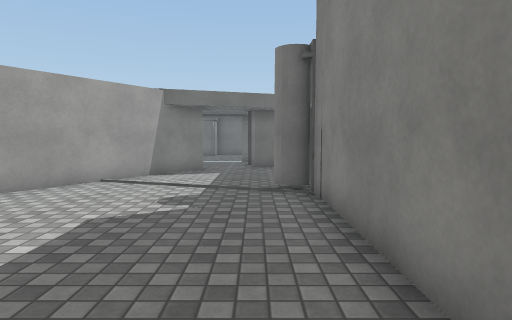
[1] (above)

17 first-person views from a walk through a 3-D level made in the Unity game engine. The camera is 1.3 m above the floor, tilts 4° down and sees 75° across. The floor is counted in squares, 1 m on a side. Each view is taken from the middle of a square. On the plan, view 1 faces up. The plan holds only what a view shows up to about 14 squares ahead; the rest is blank. The place goes on beyond the plan. Door leaves are left out, so doorways stand open. Surface patterns are stand-ins for the level's own textures.

[2]
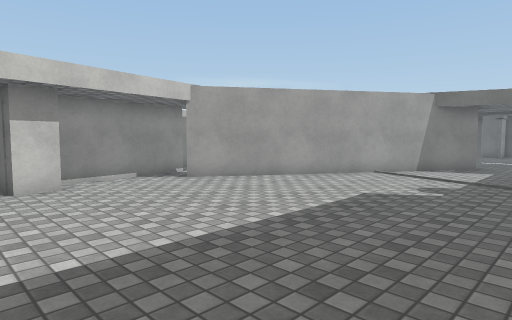

[3]
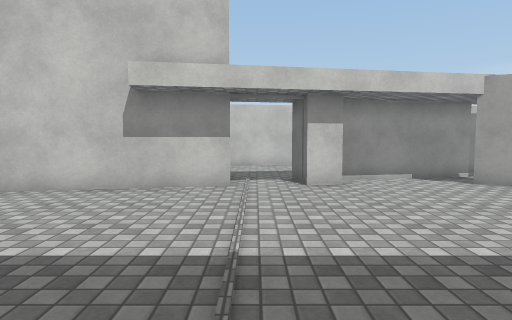

[4]
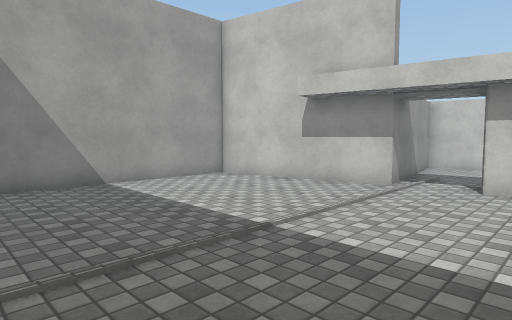

[5]
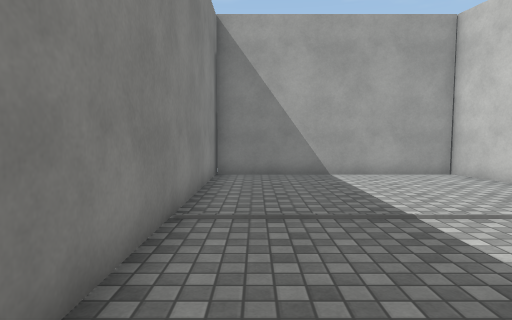

[6]
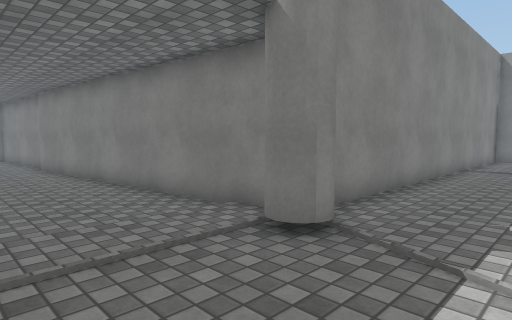

[7]
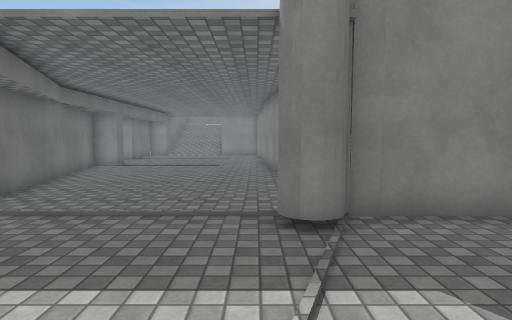

[8]
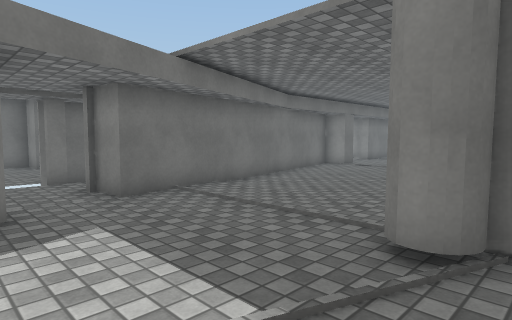

[9]
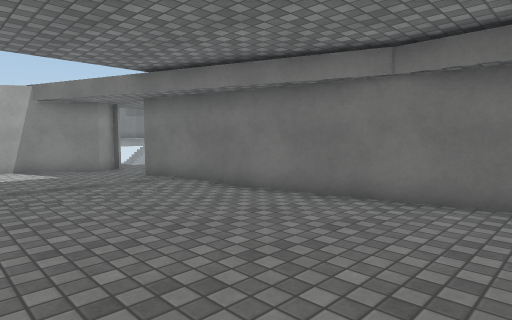

[10]
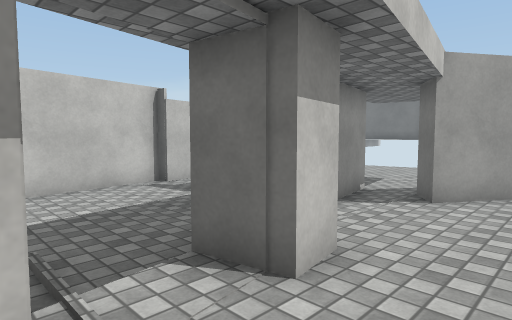

[11]
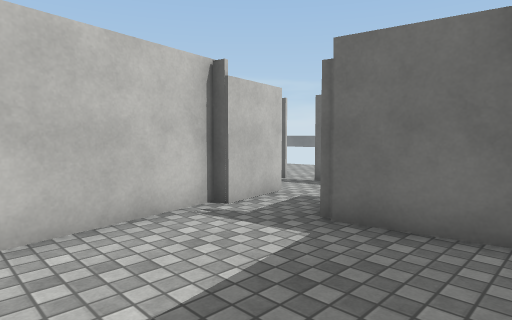

[12]
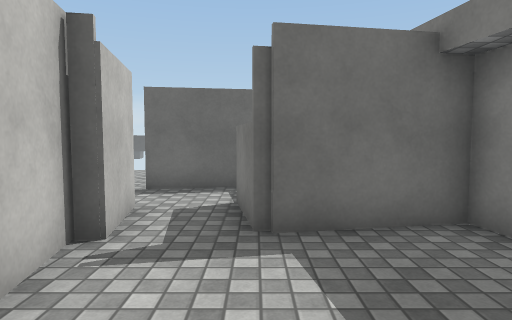

[13]
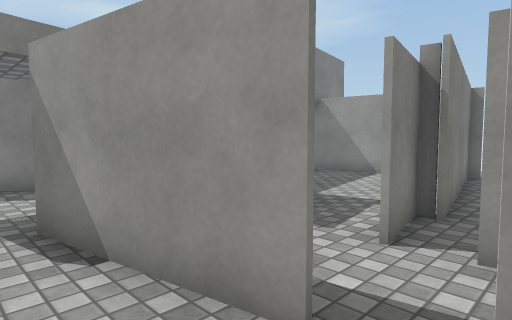

[14]
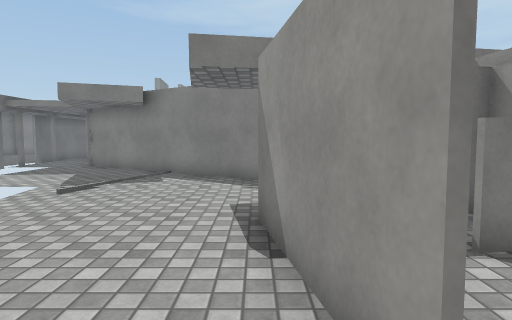

[15]
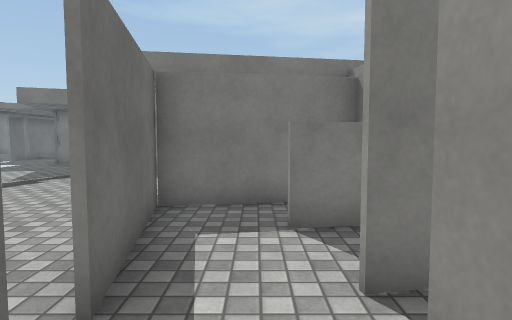

[16]
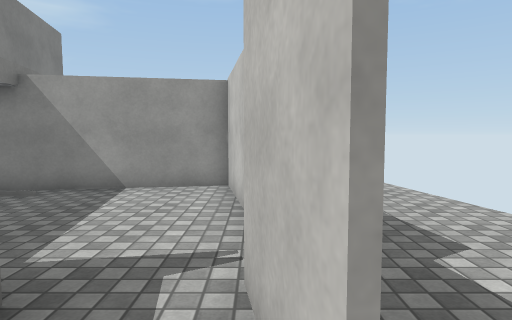

[17]
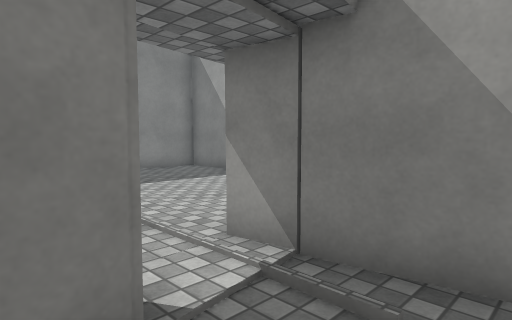

### Floor plan
Points are (right, up) in squares from view 1. A wall is a line through its corners. A room is listed if a view was taken in it or the views show most of it. See-through windows are left out.
Room 1 (views 1, 2, 3, 4, 5, 6, 7, 8, 9, 10)
walls: (2.2, 7.3) (10.4, 8.8); (-8, 0.4) (-7.8, -0.7); (-2.1, 13.4) (-8.1, 4); (-9.8, 3.5) (-9.3, 0.6); (-7.8, -2.7) (-6.8, -8.4) (1.4, -8.4) (1.4, 7.6); (10.1, 16.3) (0, 14)
ways out: opening at (-8, -1.5) to room 2; opening at (-9, 4.5) to room 3; open door at (-1.5, 15.5) to room 3
objects: other object (1, 8)
Room 2 (views 11, 12, 17)
walls: (-9.7, 2.2) (-9.8, 2.9) (-13, 2.4); (-14.7, -3.9) (-7.8, -2.7); (-7.8, -0.7) (-9.1, -0.9) (-9.3, -0.1); (-15.3, 2.2) (-14.3, -3.9)
ways out: opening at (-8, -1.5) to room 1; open door at (-14, 2.5) to room 4
Room 3 (views 13, 14, 15)
walls: (-15.8, 6.3) (-11.7, 7); (-16.8, 4) (-16.2, 4.1); (-10.1, 5.2) (-9.8, 3.5); (-7.9, 6.1) (-2.9, 13.8); (-8.1, 4) (-8.8, 4.9); (-14.4, -3.9) (-15.5, 2.5)
ways out: opening at (-9, 4.5) to room 1; open door at (-1.5, 15.5) to room 1; open door at (-16, 5) to room 4
Room 4 (view 16)
walls: (-15.3, 4.2) (-14.9, 2); (-13, 2.4) (-13.4, 4.6); (-11.1, 2.9) (-11.8, 6.9) (-15.8, 6.2)
ways out: open door at (-14, 2.5) to room 2; open door at (-16, 5) to room 3

Positions as (right, up) in squares from view 1, and headings:
1: (0, 0), facing up
2: (1, -2), facing up-left
3: (1, -2), facing left
4: (1, 1), facing down-left
5: (0, 3), facing down
6: (-2, 12), facing down-right
7: (-4, 9), facing right
8: (-3, 7), facing up-right
9: (10, 9), facing up-left
10: (-6, -3), facing up-left
11: (-10, -2), facing up-left
12: (-13, -2), facing up
13: (-17, 8), facing down-right
14: (-17, 7), facing right
15: (-18, 5), facing right
16: (-15, 5), facing down
17: (-11, 0), facing down-right
